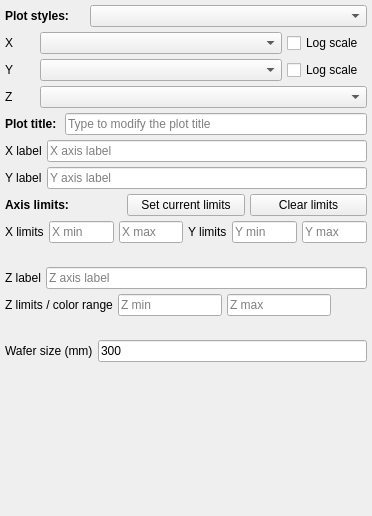
                 <widget class="QWidget" name="scrollAreaWidgetContents">
                  <property name="geometry">
                   <rect>
                    <x>0</x>
                    <y>0</y>
                    <width>372</width>
                    <height>516</height>
                   </rect>
                  </property>
                  <layout class="QVBoxLayout" name="verticalLayout_3">
                   <property name="spacing">
                    <number>5</number>
                   </property>
                   <property name="leftMargin">
                    <number>5</number>
                   </property>
                   <property name="topMargin">
                    <number>5</number>
                   </property>
                   <property name="rightMargin">
                    <number>5</number>
                   </property>
                   <property name="bottomMargin">
                    <number>5</number>
                   </property>
                   <item>
                    <layout class="QHBoxLayout" name="horizontalLayout_115">
                     <item>
                      <widget class="QLabel" name="label_96">
                       <property name="minimumSize">
                        <size>
                         <width>80</width>
                         <height>0</height>
                        </size>
                       </property>
                       <property name="maximumSize">
                        <size>
                         <width>80</width>
                         <height>16777215</height>
                        </size>
                       </property>
                       <property name="font">
                        <font>
                         <bold>true</bold>
                        </font>
                       </property>
                       <property name="text">
                        <string>Plot styles:</string>
                       </property>
                      </widget>
                     </item>
                     <item>
                      <widget class="QComboBox" name="cbb_plotstyle"/>
                     </item>
                    </layout>
                   </item>
                   <item>
                    <layout class="QHBoxLayout" name="horizontalLayout_71">
                     <item>
                      <widget class="QLabel" name="label_82">
                       <property name="minimumSize">
                        <size>
                         <width>30</width>
                         <height>0</height>
                        </size>
                       </property>
                       <property name="maximumSize">
                        <size>
                         <width>30</width>
                         <height>16777215</height>
                        </size>
                       </property>
                       <property name="text">
                        <string>X</string>
                       </property>
                      </widget>
                     </item>
                     <item>
                      <widget class="QComboBox" name="cbb_x_2"/>
                     </item>
                     <item>
                      <widget class="QCheckBox" name="xaxis_log_scale">
                       <property name="minimumSize">
                        <size>
                         <width>0</width>
                         <height>0</height>
                        </size>
                       </property>
                       <property name="maximumSize">
                        <size>
                         <width>80</width>
                         <height>16777215</height>
                        </size>
                       </property>
                       <property name="text">
                        <string>Log scale</string>
                       </property>
                      </widget>
                     </item>
                    </layout>
                   </item>
                   <item>
                    <layout class="QHBoxLayout" name="horizontalLayout_88">
                     <item>
                      <widget class="QLabel" name="label_84">
                       <property name="minimumSize">
                        <size>
                         <width>30</width>
                         <height>0</height>
                        </size>
                       </property>
                       <property name="maximumSize">
                        <size>
                         <width>30</width>
                         <height>16777215</height>
                        </size>
                       </property>
                       <property name="text">
                        <string>Y</string>
                       </property>
                      </widget>
                     </item>
                     <item>
                      <widget class="QComboBox" name="cbb_y_2"/>
                     </item>
                     <item>
                      <widget class="QCheckBox" name="yaxis_log_scale">
                       <property name="maximumSize">
                        <size>
                         <width>80</width>
                         <height>16777215</height>
                        </size>
                       </property>
                       <property name="text">
                        <string>Log scale</string>
                       </property>
                      </widget>
                     </item>
                    </layout>
                   </item>
                   <item>
                    <layout class="QHBoxLayout" name="horizontalLayout_89">
                     <item>
                      <widget class="QLabel" name="label_85">
                       <property name="minimumSize">
                        <size>
                         <width>30</width>
                         <height>0</height>
                        </size>
                       </property>
                       <property name="maximumSize">
                        <size>
                         <width>30</width>
                         <height>16777215</height>
                        </size>
                       </property>
                       <property name="text">
                        <string>Z</string>
                       </property>
                      </widget>
                     </item>
                     <item>
                      <widget class="QComboBox" name="cbb_z_2"/>
                     </item>
                    </layout>
                   </item>
                   <item>
                    <layout class="QHBoxLayout" name="horizontalLayout_107">
                     <item>
                      <widget class="QLabel" name="label_91">
                       <property name="font">
                        <font>
                         <bold>true</bold>
                        </font>
                       </property>
                       <property name="text">
                        <string>Plot title: </string>
                       </property>
                      </widget>
                     </item>
                     <item>
                      <widget class="QLineEdit" name="lbl_plot_title">
                       <property name="placeholderText">
                        <string>Type to modify the plot title</string>
                       </property>
                      </widget>
                     </item>
                    </layout>
                   </item>
                   <item>
                    <layout class="QHBoxLayout" name="horizontalLayout_91">
                     <item>
                      <widget class="QLabel" name="label_86">
                       <property name="text">
                        <string>X label</string>
                       </property>
                      </widget>
                     </item>
                     <item>
                      <widget class="QLineEdit" name="lbl_xlabel">
                       <property name="placeholderText">
                        <string>X axis label</string>
                       </property>
                      </widget>
                     </item>
                    </layout>
                   </item>
                   <item>
                    <layout class="QHBoxLayout" name="horizontalLayout_92">
                     <item>
                      <widget class="QLabel" name="label_87">
                       <property name="text">
                        <string>Y label</string>
                       </property>
                      </widget>
                     </item>
                     <item>
                      <widget class="QLineEdit" name="lbl_ylabel">
                       <property name="placeholderText">
                        <string>Y axis label</string>
                       </property>
                      </widget>
                     </item>
                    </layout>
                   </item>
                   <item>
                    <layout class="QHBoxLayout" name="horizontalLayout_19">
                     <item>
                      <widget class="QLabel" name="label_97">
                       <property name="font">
                        <font>
                         <bold>true</bold>
                        </font>
                       </property>
                       <property name="text">
                        <string>Axis limits:</string>
                       </property>
                      </widget>
                     </item>
                     <item>
                      <widget class="QPushButton" name="btn_get_limits">
                       <property name="text">
                        <string>Set current limits</string>
                       </property>
                      </widget>
                     </item>
                     <item>
                      <widget class="QPushButton" name="btn_clear_limits">
                       <property name="text">
                        <string>Clear limits</string>
                       </property>
                      </widget>
                     </item>
                    </layout>
                   </item>
                   <item>
                    <layout class="QHBoxLayout" name="horizontalLayout_102">
                     <item>
                      <widget class="QLabel" name="label_89">
                       <property name="text">
                        <string>X limits</string>
                       </property>
                      </widget>
                     </item>
                     <item>
                      <widget class="QLineEdit" name="xmin_2">
                       <property name="placeholderText">
                        <string>X min</string>
                       </property>
                      </widget>
                     </item>
                     <item>
                      <widget class="QLineEdit" name="xmax_2">
                       <property name="placeholderText">
                        <string>X max</string>
                       </property>
                      </widget>
                     </item>
                     <item>
                      <widget class="QLabel" name="label_90">
                       <property name="text">
                        <string>Y limits</string>
                       </property>
                      </widget>
                     </item>
                     <item>
                      <widget class="QLineEdit" name="ymin_2">
                       <property name="placeholderText">
                        <string>Y min</string>
                       </property>
                      </widget>
                     </item>
                     <item>
                      <widget class="QLineEdit" name="ymax_2">
                       <property name="placeholderText">
                        <string>Y max</string>
                       </property>
                      </widget>
                     </item>
                    </layout>
                   </item>
                   <item>
                    <widget class="QLabel" name="label_2">
                     <property name="text">
                      <string/>
                     </property>
                    </widget>
                   </item>
                   <item>
                    <layout class="QHBoxLayout" name="horizontalLayout_93">
                     <item>
                      <widget class="QLabel" name="label_88">
                       <property name="text">
                        <string>Z label</string>
                       </property>
                      </widget>
                     </item>
                     <item>
                      <widget class="QLineEdit" name="lbl_zlabel">
                       <property name="placeholderText">
                        <string>Z axis label</string>
                       </property>
                      </widget>
                     </item>
                    </layout>
                   </item>
                   <item>
                    <layout class="QHBoxLayout" name="horizontalLayout_113">
                     <item>
                      <widget class="QLabel" name="label_94">
                       <property name="text">
                        <string>Z limits / color range</string>
                       </property>
                      </widget>
                     </item>
                     <item>
                      <widget class="QLineEdit" name="zmin_2">
                       <property name="placeholderText">
                        <string>Z min</string>
                       </property>
                      </widget>
                     </item>
                     <item>
                      <widget class="QLineEdit" name="zmax_2">
                       <property name="placeholderText">
                        <string>Z max</string>
                       </property>
                      </widget>
                     </item>
                     <item>
                      <spacer name="horizontalSpacer_43">
                       <property name="orientation">
                        <enum>Qt::Horizontal</enum>
                       </property>
                       <property name="sizeHint" stdset="0">
                        <size>
                         <width>40</width>
                         <height>20</height>
                        </size>
                       </property>
                      </spacer>
                     </item>
                    </layout>
                   </item>
                   <item>
                    <widget class="QLabel" name="label_3">
                     <property name="text">
                      <string/>
                     </property>
                    </widget>
                   </item>
                   <item>
                    <layout class="QHBoxLayout" name="horizontalLayout_124">
                     <item>
                      <widget class="QLabel" name="label_98">
                       <property name="text">
                        <string>Wafer size (mm)</string>
                       </property>
                      </widget>
                     </item>
                     <item>
                      <widget class="QLineEdit" name="lbl_wafersize">
                       <property name="text">
                        <string>300</string>
                       </property>
                      </widget>
                     </item>
                    </layout>
                   </item>
                   <item>
                    <layout class="QGridLayout" name="layout_slotselector"/>
                   </item>
                   <item>
                    <spacer name="verticalSpacer_8">
                     <property name="orientation">
                      <enum>Qt::Vertical</enum>
                     </property>
                     <property name="sizeHint" stdset="0">
                      <size>
                       <width>20</width>
                       <height>40</height>
                      </size>
                     </property>
                    </spacer>
                   </item>
                  </layout>
                 </widget>
